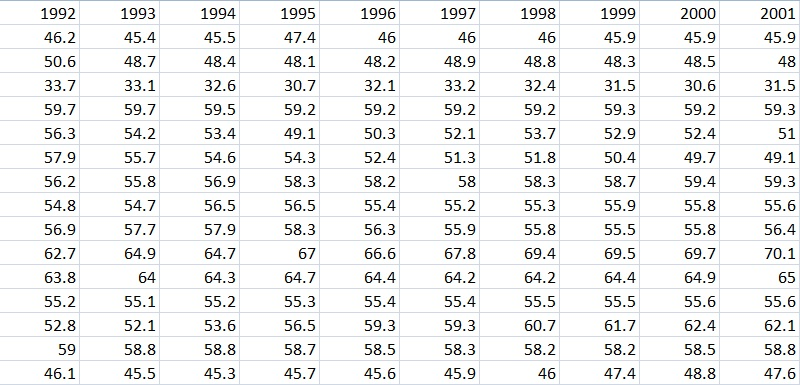
#> input picture table_image1.jpg, 800 x 385 px
$ python table-detect.py.py
#> lines starting #> are read from the running program, lines starting #| are printed output that depends on the picture; after the words box and inside, x2 and y2 are one past the last pixel; in counts of white or black regions, pixels touching at a corner belong together
import cv2
import numpy as np
import matplotlib.pyplot as plt
import pytesseract
from PIL import Image

file = r'table_image1.jpg'
table_image_contour = cv2.imread(file,0)
#> table_image_contour: shape (385, 800); min 0, max 255, mean 240
table_image =  cv2.imread(file)
#> table_image is the input picture: shape (385, 800, 3); mean B, G, R 239.5, 239.8, 239.2

ret, thresh_value = cv2.threshold(
    table_image_contour, 180, 255, cv2.THRESH_BINARY_INV)
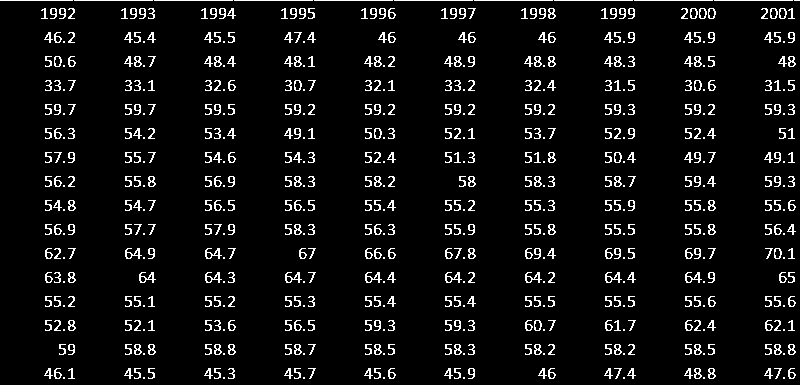
#> thresh_value: shape (385, 800); 6.4% white in thin lines or dots

kernel = np.ones((5,5),np.uint8)
dilated_value = cv2.dilate(thresh_value,kernel,iterations = 1)
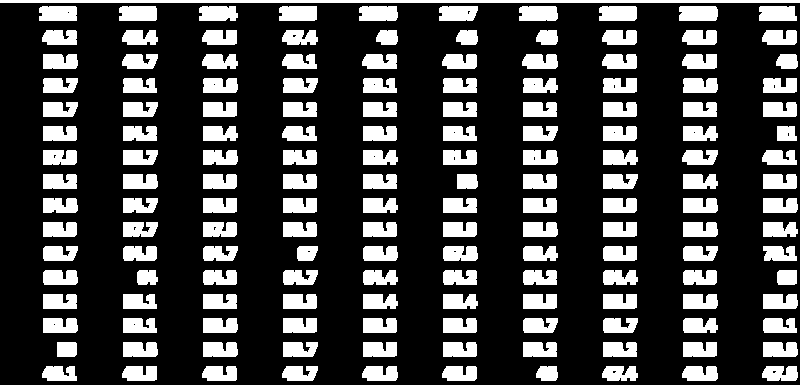
#> dilated_value: shape (385, 800); 24.6% white; 161 white regions

contours, hierarchy = cv2.findContours(
    dilated_value, cv2.RETR_TREE, cv2.CHAIN_APPROX_SIMPLE)
#> contours = 185 contours, 24 with area under 20; largest, box (x1, y1, x2, y2) and area: (0, 0, 800, 3) 1598, (679, 6, 718, 21) 518, (519, 6, 558, 21) 507, (359, 6, 398, 21) 506, (279, 6, 317, 21) 502


for cnt in contours:
    x, y, w, h = cv2.boundingRect(cnt)
    # bounding the images
    if y < 700:
        table_image = cv2.rectangle(table_image, (x, y), (x + w, y + h), (0, 0, 255), 1)
#> this loop made 185 passes
#> (x, y, w, h) on passes 1 to 3: (762, 366, 36, 15), (772, 370, 5, 4), (682, 366, 36, 15)
#> pass 3, `table_image = cv2.rectangle(table_image, (x, y), (x + w, y + h), (0, 0..`:
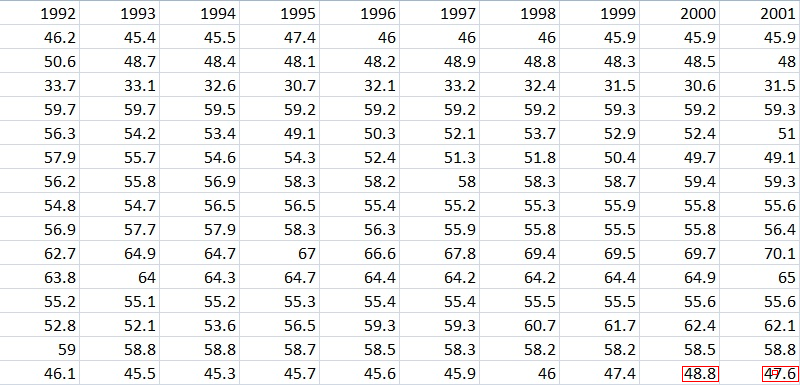
#> table_image: shape (385, 800, 3); mean B, G, R 239.3, 239.7, 239.2
#> after the loop:
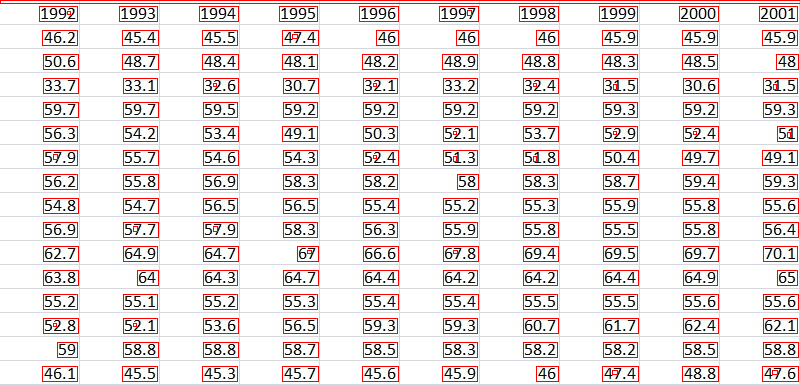
#> table_image: shape (385, 800, 3); 5.65% of pixels changed, all inside (x1, y1, x2, y2) = (0, 0, 800, 382)

plt.imshow(table_image)
plt.show()

cv2.imwrite(r'generated_image1.jpg', table_image)

#Preprocessing for pytesseract
def get_grayscale(image):
    return cv2.cvtColor(image, cv2.COLOR_BGR2GRAY)

# noise removal
def remove_noise(image):
    return cv2.medianBlur(image,5)

#thresholding
def thresholding(image):
    return cv2.threshold(image, 0, 255, cv2.THRESH_BINARY + cv2.THRESH_OTSU)[1]
#> returned value: shape (385, 800); 94.8% white; black in thin lines or dots

#dilation
def dilate(image):
    kernel = np.ones((5,5),np.uint8)
    return cv2.dilate(image, kernel, iterations = 1)


#erosion
def erode(image):
    kernel = np.ones((5,5),np.uint8)
    return cv2.erode(image, kernel, iterations = 1)

#opening - erosion followed by dilation
def opening(image):
    kernel = np.ones((5,5),np.uint8)
    return cv2.morphologyEx(image, cv2.MORPH_OPEN, kernel)
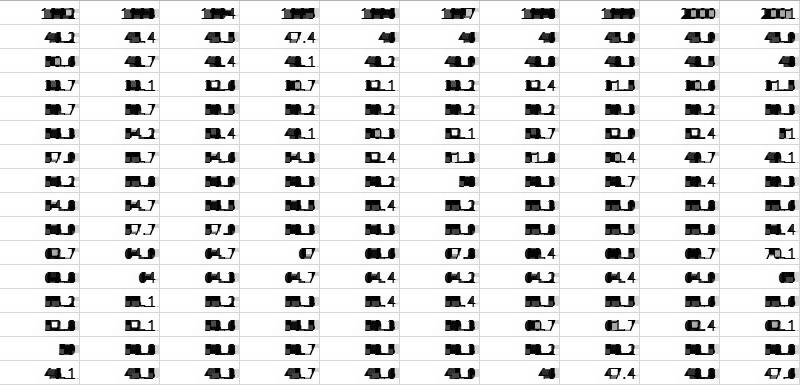
#> returned value: shape (385, 800); min 0, max 255, mean 224.7

#canny edge detection
def canny(image):
    return cv2.Canny(image, 100, 200)
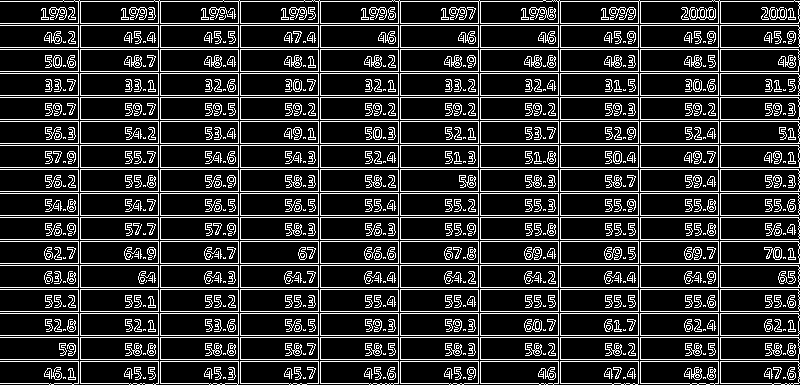
#> returned value: shape (385, 800); 17.7% white in thin lines or dots
#> (the call stopped at in black_and_white, `d = pytesseract.image_to_data(image,config=custom_config,output_type =..`: pytesseract is not available in this run)

#skew correction
# [12 lines left out: function deskew, not called in this run]

def match_template(image, template):
    return cv2.matchTemplate(image, template, cv2.TM_CCOEFF_NORMED)


# [21 lines left out: function arranging_text_output, not called in this run]


#use these preprocessing  for increasing accuracy pass them in black_and_white() using passed image as parameter.
image = cv2.imread(file)
gray = get_grayscale(image)
thresh = thresholding(gray)
opening  = opening(gray)
canny = canny(gray)


def binarize(image_to_transform,threshold):
    output_image = image_to_transform.convert("L")
    for x in range(output_image.width):
        for y in range(output_image.height):
            if output_image.getpixel((x,y))<threshold:
                output_image.putpixel((x,y), 0)
            else:
                output_image.putpixel((x,y), 255)
    return output_image


#copy and paste your own tesseract path in place of 'C:\Program Files\Tesseract-OCR\tesseract' your path may look a bit different.
pytesseract.pytesseract.tesseract_cmd = (r'C:\Program Files\Tesseract-OCR\tesseract')
custom_config = r'--oem 3--psm 11'
from pytesseract import Output


def colored_image(file):
#> called with file = 'table_image1.jpg'
    image=cv2.imread(file)
    image_file = Image.open(file)
    for thresh in range(40,180,10):
        print("Trying with threshold " + str(thresh))
        display(binarize(image_file,thresh))
        #d=(pytesseract.image_to_string(binarize(Image.open(file), thresh)))
        d = pytesseract.image_to_data(image=binarize(image_file,thresh),config=custom_config,output_type = Output.DICT)
        n_boxes = len(d['text'])
        pixel_list = []
        for i in range(n_boxes):
            if(int(d['conf'][i])>5):
                (x,y,w,h) = (d['left'][i],d['top'][i],d['width'][i],d['height'][i])
                image = cv2.rectangle(image, (x,y), (x+w , y+h ), (0,255,0), 2)
                pixel_list.append((x,y,w,h))
        text_positions = {}
        for i in range(0,n_boxes):
            temp = {d['text'][i]:d['top'][i]}
            text_positions.update(temp)
        arranging_text_output(text_positions)
#> this loop made 1 pass
#> pass 1, in colored_image, `display(binarize(image_file,thresh))`:
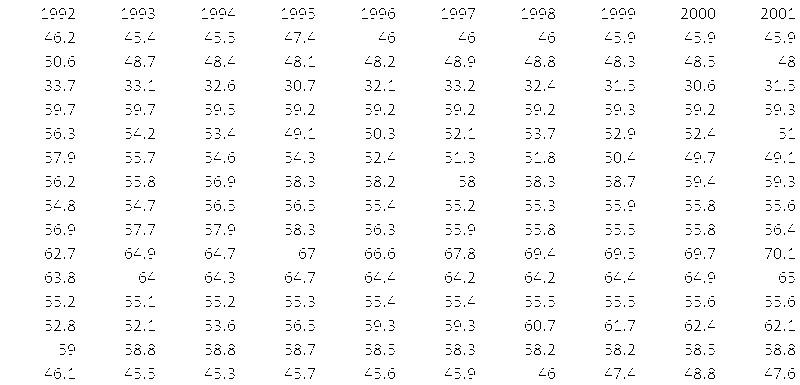
#> shown: PIL image 800x385 L; 97.2% white; black in thin lines or dots


def black_and_white(file):
    image = cv2.imread(file)
    d = pytesseract.image_to_data(image,config=custom_config,output_type = Output.DICT)
    n_boxes = len(d['text'])
    pixel_list = []
    for i in range(n_boxes):
        if(int(d['conf'][i])>5):
            (x,y,w,h) = (d['left'][i],d['top'][i],d['width'][i],d['height'][i])
            image = cv2.rectangle(image, (x,y), (x+w , y+h ), (0,255,0), 2)
            pixel_list.append((x,y,w,h))

    text_positions = {}
    for i in range(0,n_boxes):
        temp = {d['text'][i]:d['top'][i]}
        text_positions.update(temp)
    arranging_text_output(text_positions)


def show_boxes(file):
    image = cv2.imread(file)
    d = pytesseract.image_to_data(image,config=custom_config,output_type = Output.DICT)
    n_boxes = len(d['text'])
    for i in range(n_boxes):
        if(int(d['conf'][i])>5):
            (x,y,w,h) = (d['left'][i],d['top'][i],d['width'][i],d['height'][i])
            image = cv2.rectangle(image, (x,y), (x+w , y+h ), (0,255,0), 2)
    cv2.imshow('image', image)
    cv2.waitKey(0)


#****BELOW ARE THE OUTPUT GENERATOR FUNCTIONS USE THEM ACCORDING TO INSTRUCTION IN THE COMMENTS****#


black_and_white(file)#Use this function for black and white image.
colored_image(file)# use this function for colored image
#> (the call stopped at in colored_image, `d = pytesseract.image_to_data(image=binarize(image_file,thresh),config..`: pytesseract is not available in this run)
show_boxes(file) #use this function to see boxes
#> (the call stopped at in show_boxes, `d = pytesseract.image_to_data(image,config=custom_config,output_type =..`: pytesseract is not available in this run)


print("*****END --- OF --- PROGRAM*******")

$ run again, with table_image2.jpg copied over table_image1.jpg
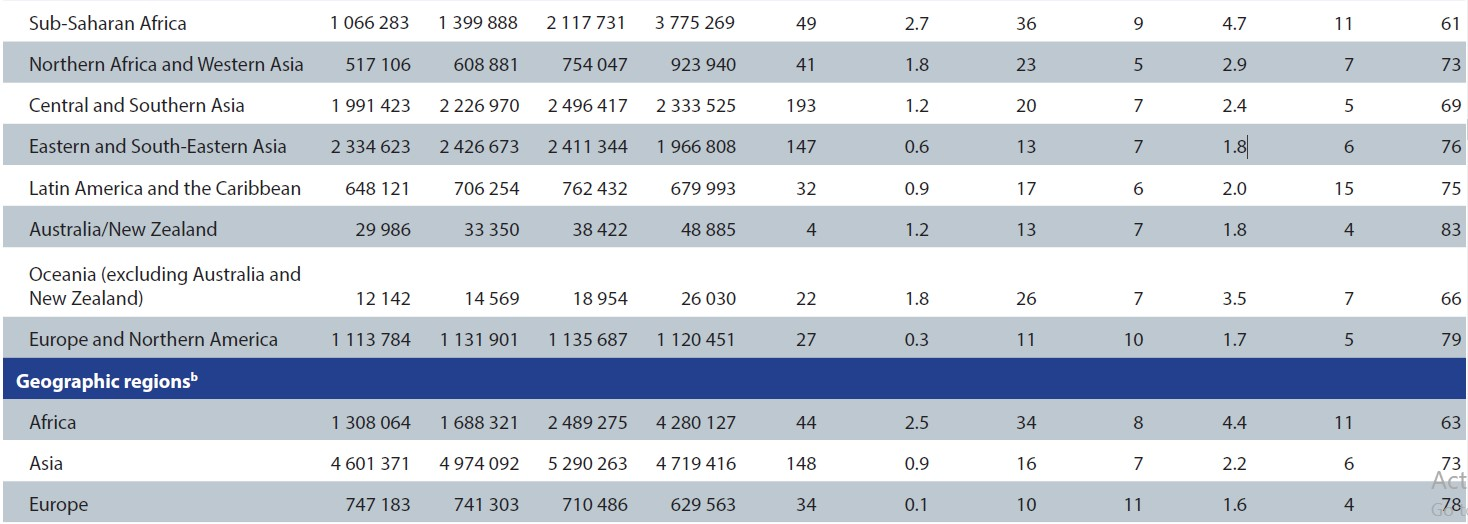
#> input picture table_image2.jpg, 1468 x 524 px
#> table_image is the input picture: shape (524, 1468, 3); mean B, G, R 218.3, 208.5, 201.6
#> `ret, thresh_value = cv2.threshold( table_image_contour, 180, 255, cv2...`:
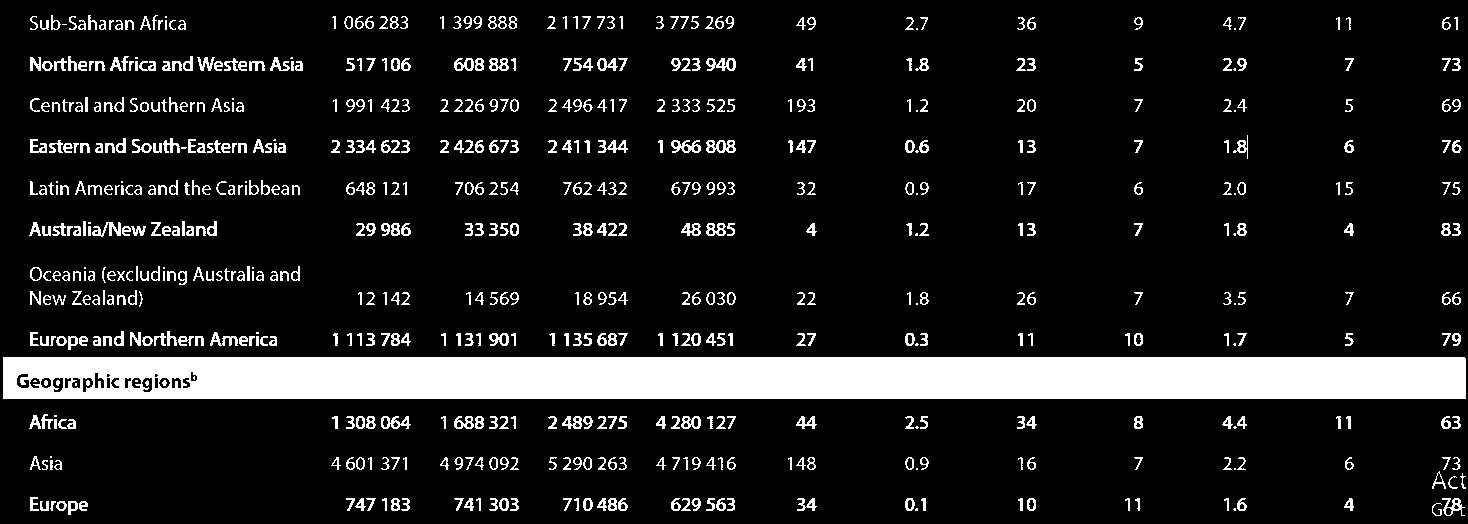
#> thresh_value: shape (524, 1468); 12.2% white; 651 white regions (43 under 20 px), largest, box (x1, y1, x2, y2) and area: (3, 357, 1466, 399) 60239, (706, 140, 736, 153) 236, (706, 58, 736, 71) 218
#> dilated_value: shape (524, 1468); 22.4% white; 234 white regions
#> contours = 328 contours, 88 with area under 20; largest, box (x1, y1, x2, y2) and area: (1, 355, 1468, 401) 65970, (27, 219, 148, 239) 1694, (130, 136, 249, 155) 1640, (160, 54, 267, 73) 1464, (28, 13, 136, 32) 1454
#> the loop `for cnt in contours:` made 328 passes
#> (x, y, w, h) on passes 1, 4, 5: (1430, 496, 37, 22), (1342, 496, 14, 17), (1222, 496, 27, 17)
#> the loop in colored_image, `for thresh in range(40,180,10):` made 1 pass
#> pass 1, in colored_image, `display(binarize(image_file,thresh))`:
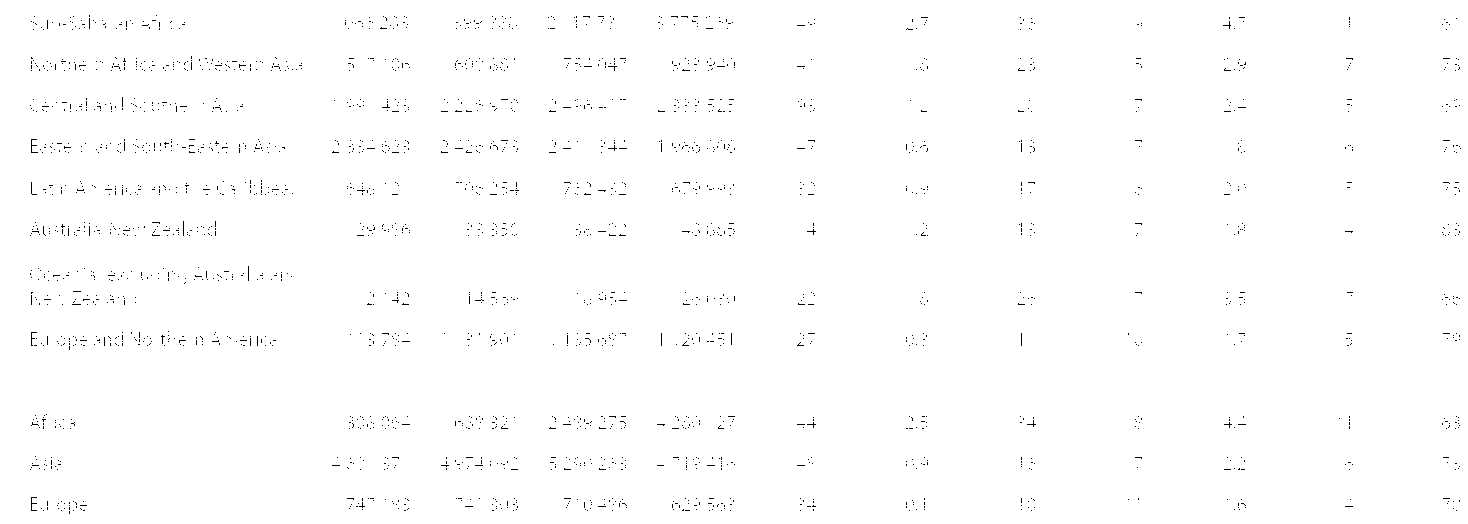
#> shown: PIL image 1468x524 L; 99.4% white; black in thin lines or dots

$ run again, with generated_image1.png saved as table_image1.jpg
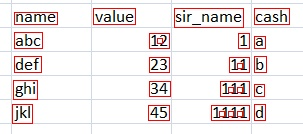
#> input picture generated_image1.png, 303 x 134 px
#> table_image is the input picture: shape (134, 303, 3); mean B, G, R 232.6, 232.7, 238.8
#> `ret, thresh_value = cv2.threshold( table_image_contour, 180, 255, cv2...`:
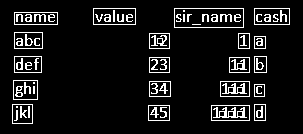
#> thresh_value: shape (134, 303); 8.9% white in thin lines or dots, all inside (x1, y1, x2, y2) = (12, 8, 290, 124)
#> dilated_value: shape (134, 303); 30.5% white; 15 white regions
#> contours = 36 contours, 12 with area under 20; largest, box (x1, y1, x2, y2) and area: (172, 6, 246, 30) 1679, (10, 78, 40, 126) 1220, (209, 102, 268, 123) 1118, (91, 6, 138, 27) 920, (218, 79, 267, 99) 868
#> the loop `for cnt in contours:` made 36 passes
#> (x, y, w, h) on passes 2, 3, 4, 5, 7, 8, 9, 10: (150, 116, 4, 3), (209, 102, 59, 21), (256, 106, 4, 3), (218, 79, 49, 20), (159, 92, 4, 3), (10, 78, 30, 48), (19, 119, 12, 3), (23, 106, 4, 3)
#> the loop in colored_image, `for thresh in range(40,180,10):` made 1 pass
#> pass 1, in colored_image, `display(binarize(image_file,thresh))`:
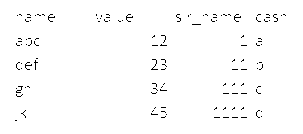
#> shown: PIL image 303x134 L; 98.5% white; black in thin lines or dots, all inside (x1, y1, x2, y2) = (15, 14, 286, 121)
